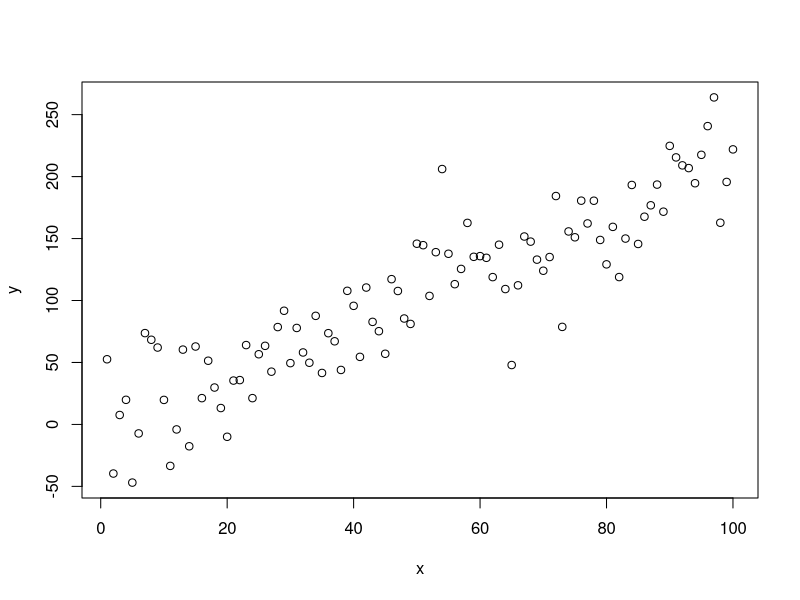
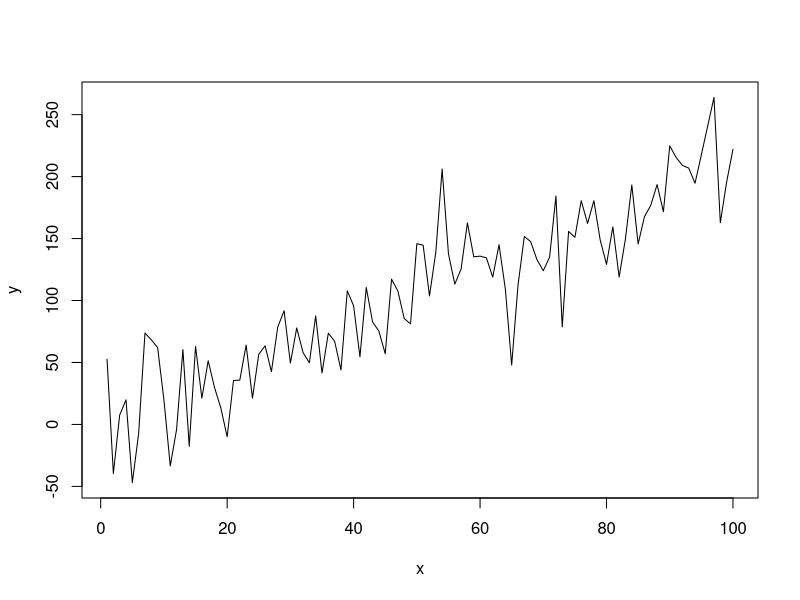
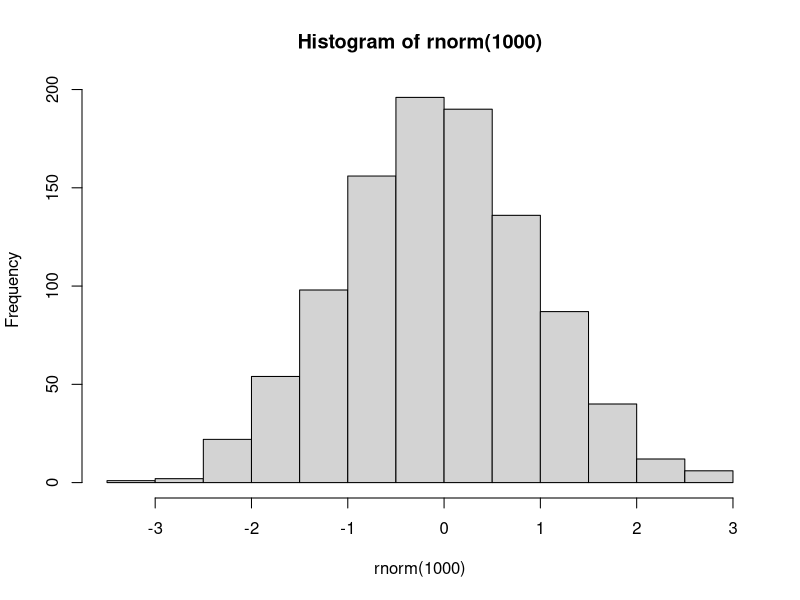
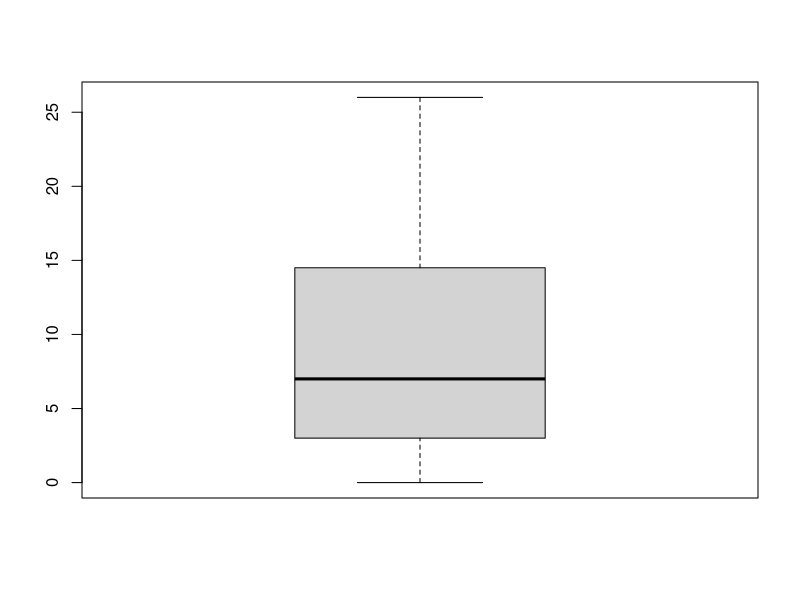
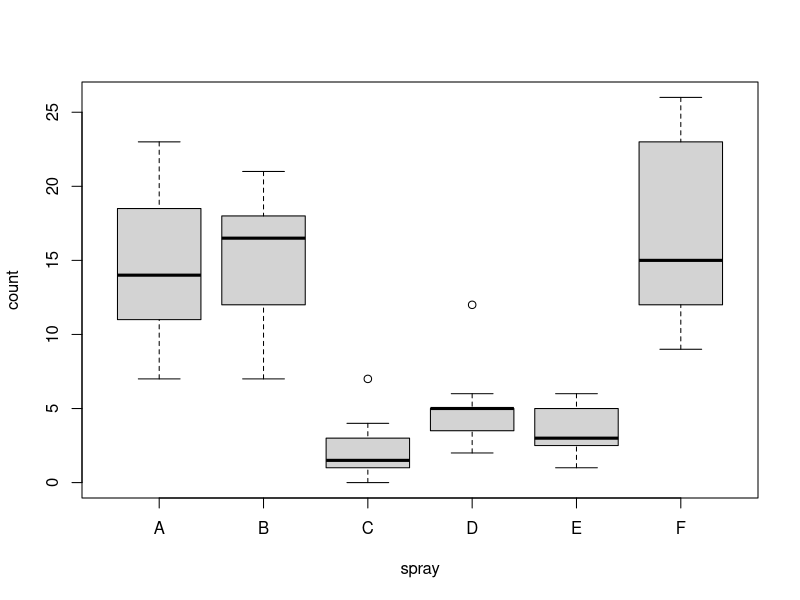
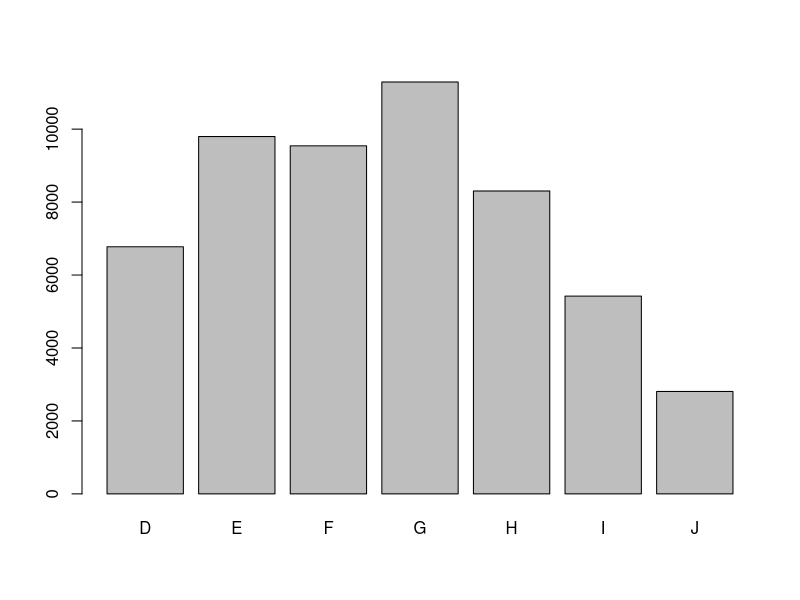
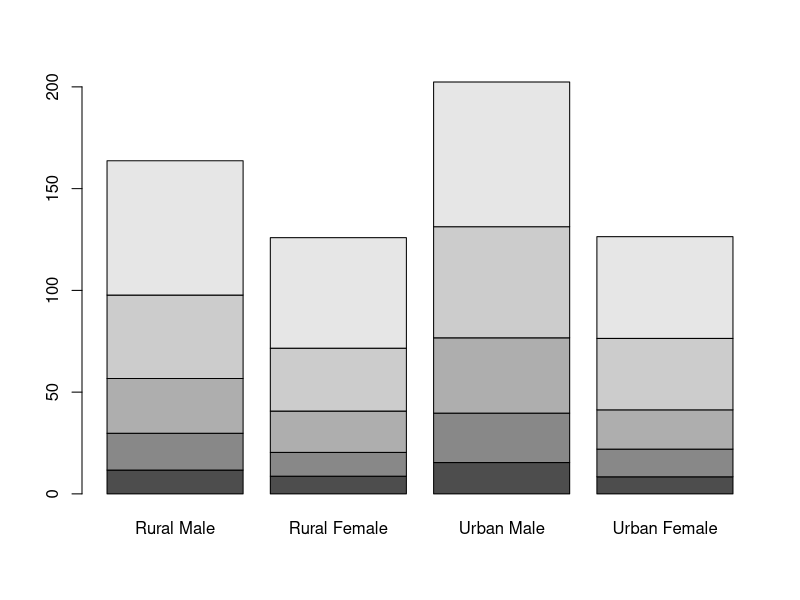

R code for these plots, in order:
## ---- chunk 1
n <- 100
x <- 1:n
y <- 5 + 2 * x + rnorm(n, sd = 30)
plot(x, y)
## ---- chunk 2
plot(x, y, type = "l")
## ---- chunk 3
hist(rnorm(1000))
## ---- chunk 4
boxplot(InsectSprays$count, col = "lightgray")
## ---- chunk 5
boxplot(count ~ spray, data = InsectSprays, col = "lightgray")
## ---- chunk 6
data(diamonds, package = "ggplot2")
tabela <- table(diamonds$color)
tabela
barplot(tabela)
## ---- chunk 7
VADeaths
barplot(VADeaths) 
